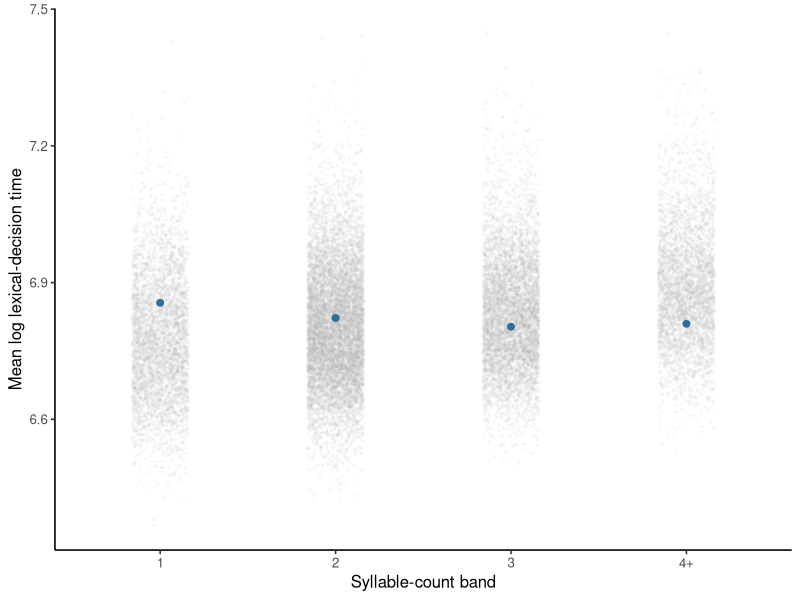

Recreate this plot in R.
## ---- chunk 1
#| label: fit-mald-reverse-helmert-coding
library(ggplot2)

mald <- read.csv("data/mald/mald-items.csv", stringsAsFactors = FALSE)
mald$log_frequency_c <-
  mald$log_frequency_subtlex - mean(mald$log_frequency_subtlex)
mald$log_duration_c <- mald$log_duration - mean(mald$log_duration)
band_levels <- c(as.character(seq_len(3L)), "4+")
mald$syllable_band <- factor(
  ifelse(mald$n_syllables >= 4L, "4+", as.character(mald$n_syllables)),
  levels = band_levels
)

reverse_matrix <- matrix(
  c(3, -1, -1, -1, 0, 2, -1, -1, 0, 0, 1, -1), # dqr-allow: symbolic-derivation
  nrow = 4L,
  ncol = 3L
)
rownames(reverse_matrix) <- levels(mald$syllable_band)
colnames(reverse_matrix) <- c(
  "one_vs_later", "two_vs_later", "three_vs_four_plus"
)

reverse_data <- mald
contrasts(reverse_data$syllable_band) <- reverse_matrix
reverse_fit <- lm(
  mean_log_rt ~ syllable_band + log_frequency_c + log_duration_c,
  data = reverse_data
)

treatment_data <- mald
contrasts(treatment_data$syllable_band) <- contr.treatment(4)
treatment_fit <- lm(
  mean_log_rt ~ syllable_band + log_frequency_c + log_duration_c,
  data = treatment_data
)

maximum_fit_difference <- max(abs(
  fitted(reverse_fit) - fitted(treatment_fit)
))
stopifnot(maximum_fit_difference < 1e-9)

reverse_matrix
coef(summary(reverse_fit))
## ---- chunk 2
#| label: plot-mald-reverse-helmert
#| fig-cap: "Observed MALD item summaries and the fitted syllable-band means preserved by reverse Helmert coding."
prediction_data <- data.frame(
  syllable_band = factor(
    levels(reverse_data$syllable_band),
    levels = levels(reverse_data$syllable_band)
  ),
  log_frequency_c = 0,
  log_duration_c = 0
)
prediction_data$fit <- predict(reverse_fit, newdata = prediction_data)

point_opacity <- 0.06
ggplot(reverse_data, aes(syllable_band, mean_log_rt)) +
  geom_jitter(color = "grey70", alpha = point_opacity, width = 0.16, height = 0, size = 0.55) +
  geom_point(data = prediction_data, aes(y = fit), color = "#2C6E9B", size = 2) +
  labs(x = "Syllable-count band", y = "Mean log lexical-decision time") +
  theme_classic(base_size = 12)
